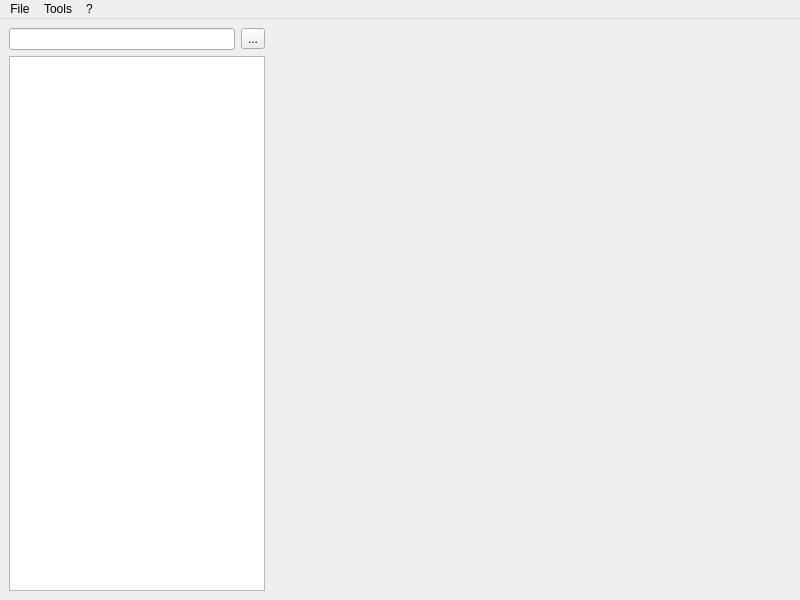
<?xml version="1.0" encoding="UTF-8"?>
<ui version="4.0">
 <class>MainWindow</class>
 <widget class="QMainWindow" name="MainWindow">
  <property name="geometry">
   <rect>
    <x>0</x>
    <y>0</y>
    <width>800</width>
    <height>600</height>
   </rect>
  </property>
  <property name="windowTitle">
   <string>MainWindow</string>
  </property>
  <widget class="QWidget" name="centralwidget">
   <layout class="QHBoxLayout" name="horizontalLayout">
    <item>
     <layout class="QVBoxLayout" name="leftBox">
      <item>
       <layout class="QHBoxLayout" name="horizontalLayout_2">
        <item>
         <widget class="QLineEdit" name="searchField"/>
        </item>
        <item>
         <widget class="QToolButton" name="searchSettings">
          <property name="text">
           <string>...</string>
          </property>
         </widget>
        </item>
       </layout>
      </item>
      <item>
       <widget class="QTreeView" name="openVcards">
        <property name="sizePolicy">
         <sizepolicy hsizetype="Expanding" vsizetype="Expanding">
          <horstretch>40</horstretch>
          <verstretch>0</verstretch>
         </sizepolicy>
        </property>
       </widget>
      </item>
     </layout>
    </item>
    <item>
     <widget class="QWidget" name="content" native="true">
      <property name="sizePolicy">
       <sizepolicy hsizetype="Preferred" vsizetype="Preferred">
        <horstretch>60</horstretch>
        <verstretch>0</verstretch>
       </sizepolicy>
      </property>
     </widget>
    </item>
   </layout>
  </widget>
  <widget class="QMenuBar" name="menubar">
   <property name="geometry">
    <rect>
     <x>0</x>
     <y>0</y>
     <width>800</width>
     <height>26</height>
    </rect>
   </property>
   <widget class="QMenu" name="file">
    <property name="title">
     <string>File</string>
    </property>
    <addaction name="open_file"/>
   </widget>
   <widget class="QMenu" name="about">
    <property name="title">
     <string>?</string>
    </property>
    <addaction name="aboutapp"/>
    <addaction name="actionAbout_Qt"/>
   </widget>
   <widget class="QMenu" name="menuTools">
    <property name="title">
     <string>Tools</string>
    </property>
    <addaction name="actionFind"/>
   </widget>
   <addaction name="file"/>
   <addaction name="menuTools"/>
   <addaction name="about"/>
  </widget>
  <action name="open_file">
   <property name="text">
    <string>Open File</string>
   </property>
  </action>
  <action name="aboutapp">
   <property name="text">
    <string>About</string>
   </property>
  </action>
  <action name="actionFind">
   <property name="text">
    <string>Find</string>
   </property>
  </action>
  <action name="actionAbout_Qt">
   <property name="text">
    <string>About Qt</string>
   </property>
  </action>
 </widget>
 <resources/>
 <connections/>
</ui>
